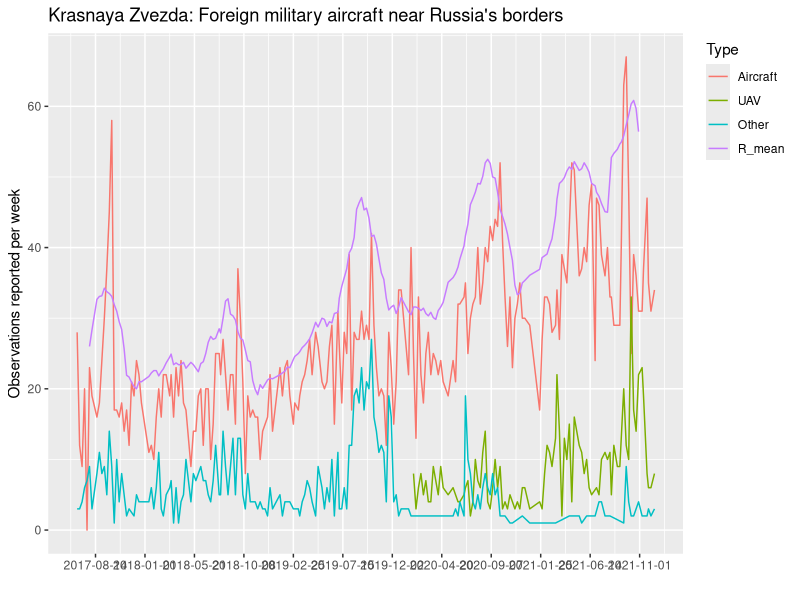

Write the R code that produced this figure.
setwd("/Users/oysteinsolvang/Documents/NUPI/red_star")
rm(list=ls())
library(tidyverse)
library(zoo) # rolling average
library(readxl) # read excel file

#df <- read.csv2("rs.csv", header=TRUE,skip=1)
#df <- as.data.frame(read_excel("scrambles.xlsx"))
df <- read.csv2("scrambles.csv")
colnames(df) <- c("Date","Week","Aircraft","UAV","Other1","Other2","Other3","URL")
#df$Date <- as.Date(as.numeric(df$Date), origin = "1899-12-30")
df$Aircraft <- as.numeric(df$Aircraft)
df$UAV <- as.numeric(df$UAV)
df$Other1 <- as.numeric(df$Other1)
df$Other2 <- as.numeric(df$Other2)
df$Other3 <- as.numeric(df$Other3)
df$UAV[is.na(df$UAV)] <- 0
df$Other1[is.na(df$Other1)] <- 0
df$Other2[is.na(df$Other2)] <- 0
df$Other3[is.na(df$Other3)] <- 0
df$Other <- df$Other1+df$Other2+df$Other3
df <- df %>%
    select(Date,Week,Aircraft,UAV,Other)
df <- na.omit(df)
df$wd <- strtrim(df$Date,4)
df$Week <- paste(df$wd,df$Week,sep="-")
df$Other <- ifelse(df$Other == 0, NA, df$Other)
df$UAV  <- ifelse(df$UAV == 0, NA, df$UAV)
df$Date <- as.Date(df$Date)

d <- df
d$UAV[is.na(d$UAV)] <- 0
d$Other[is.na(d$Other)] <- 0
d$Total <- d$Aircraft+d$UAV+d$Other
df$Total <- d$Total
df$R_mean <- zoo::rollmean(df$Total, k = 12, fill=NA)

df <- df %>%
    select(Date,Week,Aircraft,UAV,Other,Total,R_mean)
d <- gather(df, Type, number, c(Aircraft,UAV,Other,R_mean),factor_key=TRUE) # with rolling mean total
#d <- gather(df, Type, number, c(Aircraft,UAV,Other,Total),factor_key=TRUE) # with raw total

ggplot(d,aes(x=Date,y=number,color=Type)) +
    stat_summary(fun = sum, # adds up all observations for the month
      geom = "line") + # or "line"
    scale_x_date(date_breaks=("20 weeks")) +
#    theme_classic()+
    theme(legend.justification = "top") +
    xlab("")+
    ylab("Observations reported per week") +
    ggtitle("Krasnaya Zvezda: Foreign military aircraft near Russia's borders")
filename <- paste(Sys.Date(),"redstar-scrambles.png",sep="-")
ggsave(filename,height=10,width=30)
